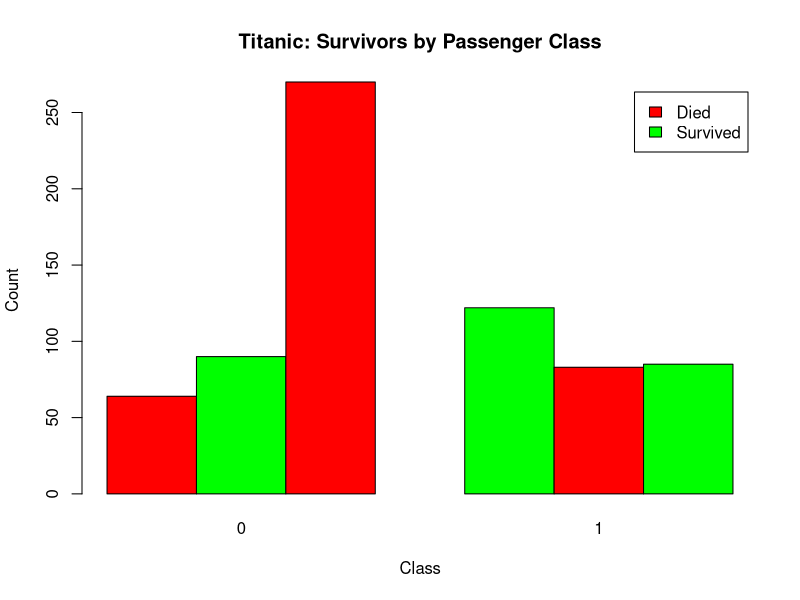
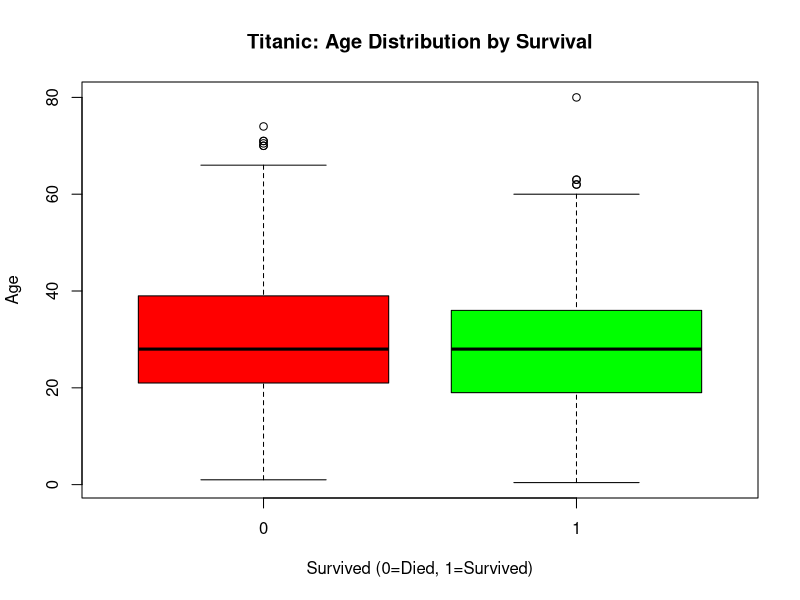
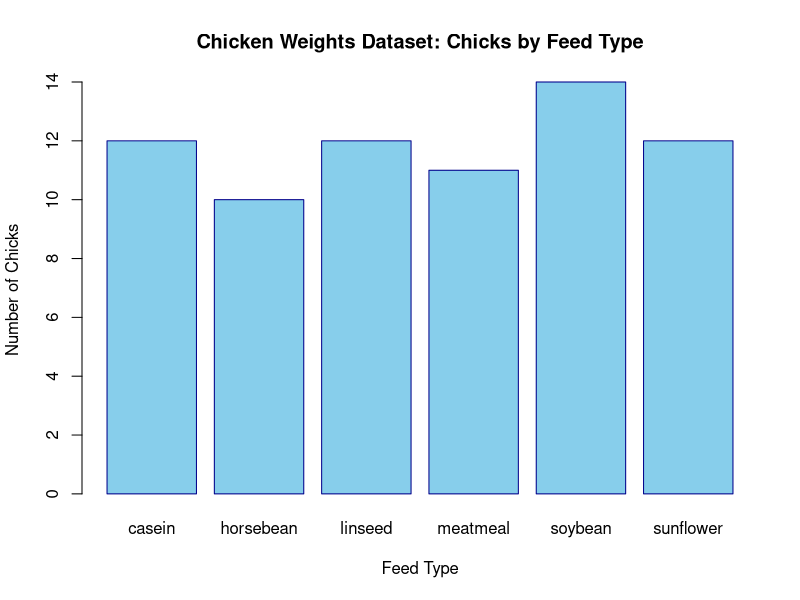
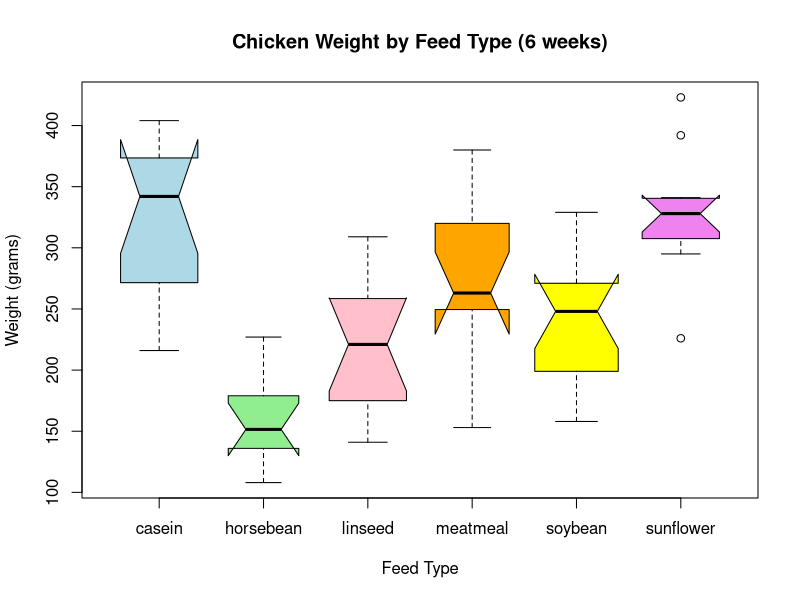

Recreate these plots in R, in order.
# TEB2164 Lab8b - Almas Nasri - March 2026
# Task 1: Titanic Analysis (Lab7 files)
# Task 2: Chickwts Built-in Dataset

# ========================================
# TASK 1: TITANIC (External Lab7 CSV)
setwd("C:/Users/almas/Documents/LabDS22011778/Lab7")
titanic <- read.csv("titanic_sortbyfare.csv", stringsAsFactors=TRUE)

# Bar Chart: Survivors by Class
png("TitanicSurvivors Bar.png", width=800, height=600)
barplot(table(titanic$Pclass, titanic$Survived),
        main="Titanic: Survivors by Passenger Class",
        xlab="Class", ylab="Count",
        col=c("red", "green"), beside=TRUE,
        legend.text=c("Died", "Survived"))
dev.off()

# Box Plot: Age by Survival
png("TitanicAge BoxPlot.png", width=800, height=600)
boxplot(Age ~ Survived, data=titanic,
        main="Titanic: Age Distribution by Survival",
        xlab="Survived (0=Died, 1=Survived)", ylab="Age",
        col=c("red", "green"))
dev.off()

# ========================================
# TASK 2: CHICKWEIGHTS (Built-in R Dataset)
data(chickwts)

# Bar Chart: Number of Chicks by Feed Type
png("ChickenNum Bar.png", width=800, height=600)
feed_counts <- table(chickwts$feed)
barplot(feed_counts,
        main="Chicken Weights Dataset: Chicks by Feed Type",
        xlab="Feed Type", ylab="Number of Chicks",
        col="skyblue", border="darkblue")
dev.off()

# Box Plot: Weight by Feed Type
png("Chicken Weight BoxPlot.png", width=800, height=600)
boxplot(weight ~ feed, data=chickwts,
        main="Chicken Weight by Feed Type (6 weeks)",
        xlab="Feed Type", ylab="Weight (grams)",
        col=c("lightblue","lightgreen","pink","orange","yellow","violet"),
        varwidth=TRUE, notch=TRUE)
dev.off()

cat("Lab8b COMPLETE: 4 PNG plots saved in Lab8 folder\n")
cat("Task 1: Titanic (2 plots)\n")
cat("Task 2: Chickwts (2 plots)\n")
